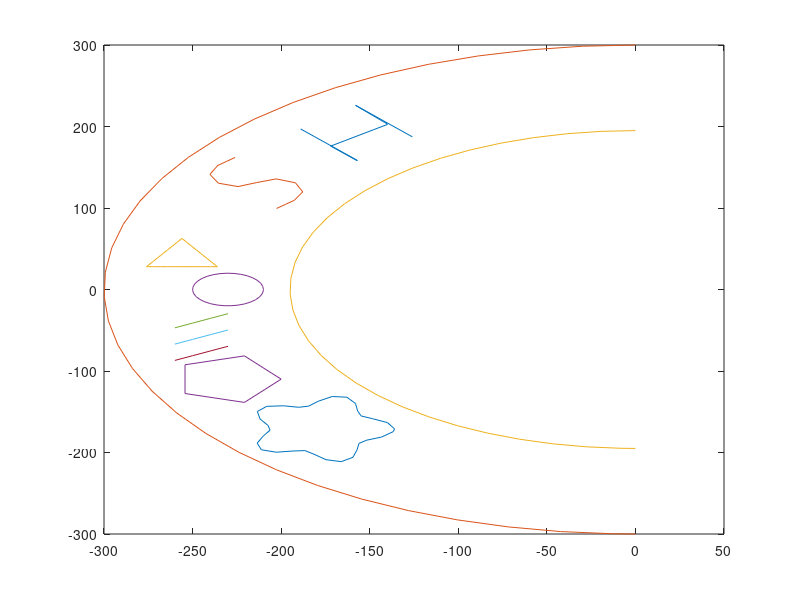

Source code (MATLAB): (Note: this script raises an error after producing the figure.)
%Letra H
clc;
tint=pi/2:0.1:3*pi/2;

xext=[0 300*cos(tint) 0 ];
yext=[300 300*sin(tint) -300 ];
zext=[10 -10*ones(1,length(xext)-2) 0 ];

xint=[0 195*cos(tint) 0 ];
yint=[195 195*sin(tint) -195 ];
zint=[10 -10*ones(1,length(xint)-2) 0 ];

Pint=[xint' yint' zint'];
Pext=[xext' yext' zext'];

x1=-189:8:-155;
x2=-158:8:-124;
x3=-172:8:-139;


m1=(156-197)/(-155+189);
b1=197-m1*(-189);
y1=m1.*x1+b1;
b2=226-m1*(-158);
y2=m1.*x2+b2;
m2=-1/m1;
b3=176-m2*(-172);
y3=m2.*x3+b3;

XH=[-189 x1 -157 -172 x3 -140 -158 x2 -126];
YH=[197 y1 158 176 y3 203 226 y2 187];
ZH=[30 -10*ones(1,length(x1)) 10 10 -10*ones(1,length(x3)) 10 10 -10*ones(1,length(x2)) 30];
PH=[XH' YH' ZH'];

%Letra S
ts1=3*pi/4:0.8:7*pi/4;
ts2=-pi/4:0.8:3*pi/4;
r1=sqrt((-214+236)^2+(131-152)^2)/2;

xs1=-236:5:(r1*sin(pi/4)-236);
xs1in=(r1*sin(pi/4)-236*2)-xs1-1.46+sin(pi/4);

ys1=152:5:(r1*sin(pi/4)+152);
ys1in=(r1*sin(pi/4)+2*152)-ys1-1.46+sin(pi/4);

xs2=r1*cos(ts1)-(214+236)/2;
ys2=r1*sin(ts1)+(131+152)/2;
xs3=r1*cos(pi/2-ts2)-(214+236)/2+(236-214);
ys3=r1*sin(pi/2-ts2)+(131+152)/2-(-131+152);

xs4=-191.8093-r1*sin(pi/4):5:-191.8093;
xs4in=-2*191.8093-xs4-r1*sin(pi/4)-1.46+sin(pi/4);

ys4=110.2035-r1*sin(pi/4):5:110.2035;
ys4in=2*110.2035-ys4-r1*sin(pi/4)-1.46+sin(pi/4);

XS=[-226 xs1in xs2 xs3 xs4in -202.5622];
YS=[162 ys1in ys2 ys3 ys4in 99.4506];
ZS=[30 -10*ones(1,length(XS)-2) 30];
PS=[XS' YS' ZS'];

XLet=[XS XH -250];
YLet=[YS YH 0];
ZLet=[ZS ZH 30];
PLet=[XLet' YLet' ZLet'];
%triangulo

xt1=-276:4:-256;
xt2=-256:4:-236;
xt3=-276:4:-236;

xt3in=-236-xt3-276;
yt1=tan(pi/3)*(xt1+276)+28;
yt2=-tan(pi/3)*(xt2+236)+28;
yt3=ones(1,length(xt3))*28;

XT=[-276 xt1 xt2 xt3in -276];
YT=[28 yt1 yt2 yt3 28];
ZT=[30 -10*ones(1,length(XT)-2) 30];
PT=[XT' YT' ZT'];

%CIRCULO

tc=0:0.2:2*pi;
XC=[-210 20*cos(tc)-230 -210];
YC=[0 20*sin(tc) 0];
ZC=[30 -10*ones(1,length(XC)-2) 30];
PC=[XC' YC' ZC'];

%Paralelas

xp1=-260:10:-230;
yp1=tan(pi/6)*(xp1+260)-47;
yp2=tan(pi/6)*(xp1+260)-67;
yp3=tan(pi/6)*(xp1+260)-87;

XP=[-260 xp1 -230 -260 xp1 -230 -260 xp1 -230];
YP=[yp1(1) yp1 yp1(length(yp1)) yp2(1) yp2 yp2(length(yp3)) yp3(1) yp3 yp3(length(yp3))];
ZP=[30 -10*ones(1,length(xp1)) 30 30 -10*ones(1,length(xp1)) 30 30 -10*ones(1,length(xp1)) 30];

PP=[XP' YP' ZP'];

XFIG=[XT XC XP -250];
YFIG=[YT YC YP 0];
ZFIG=[ZT ZC ZP 30];

PFIG=[XFIG' YFIG' ZFIG'];
%Trebol

ttr=0:0.2:2*pi;
XTR=[-136 cos(ttr).*7.*(cos(5*ttr)+5)-178 -136 ];
YTR=[-171 sin(ttr).*7.*(cos(5*ttr)+5)-171 -171 ];
ZTR=[30 -11*ones(1,length(ttr)) 30 ];

PTR=[XTR' YTR' ZTR'];

%puntos

tp=0:2*pi/5:2*pi;
xpui=-230+30*cos(tp);
ypui=-110+30*sin(tp);

XPui=[xpui(1) xpui(1) xpui(1) xpui(2) xpui(2) xpui(2) xpui(3) xpui(3) xpui(3) xpui(4) xpui(4) xpui(4) xpui(5) xpui(5) xpui(5) -250];
YPui=[ypui(1) ypui(1) ypui(1) ypui(2) ypui(2) ypui(2) ypui(3) ypui(3) ypui(3) ypui(4) ypui(4) ypui(4) ypui(5) ypui(5) ypui(5) 0];
ZPui=[30 -10 30 30 -10 30 30 -10 30 30 -10 30 30 -10 30 30];

PPui=[XPui' YPui' ZPui'];

plot(XH,YH)
hold on
plot(XS,YS)
plot(XT,YT)
plot(XC,YC)
plot(xp1,yp1)
plot(xp1,yp2)
plot(xp1,yp3)
plot(XTR,YTR)
plot(xext,yext)
plot(xint,yint)
plot(xpui,ypui)

l1=45;l2=105;l3=105;l4=100;

p=PTM;
  
x=p(:,1);y=p(:,2);z=p(:,3)-l1;
theta1=atan(y./x);
r=sqrt(x.^2+y.^2);
theta3=acos((z.^2+(r-l4).^2-l2^2-l3^2)/(2*l2*l3));
theta2=pi/2-atan(z./(r-l4))-atan((l3.*sin(theta3))./(l2+l3.*cos(theta3)));
theta2=-theta2;
theta3=-theta3;
theta4=-theta2-theta3-pi/2;
theta5=-2*ones(length(xtm)+1,1);
theta2=theta2+(8*pi/180);

q=[theta1 theta2 theta3 theta4 theta5];
n=size(q);

fprintf('[')
for i = 1:n(1)
    if i==n(1)
        fprintf('[%.4f,%.4f,%.4f,%.4f,%.4f]]\n',theta1(i), theta2(i), theta3(i), theta4(i), theta5(i))
    else
        fprintf('[%.4f,%.4f,%.4f,%.4f,%.4f],\n',theta1(i), theta2(i), theta3(i), theta4(i), theta5(i))
    end
end

